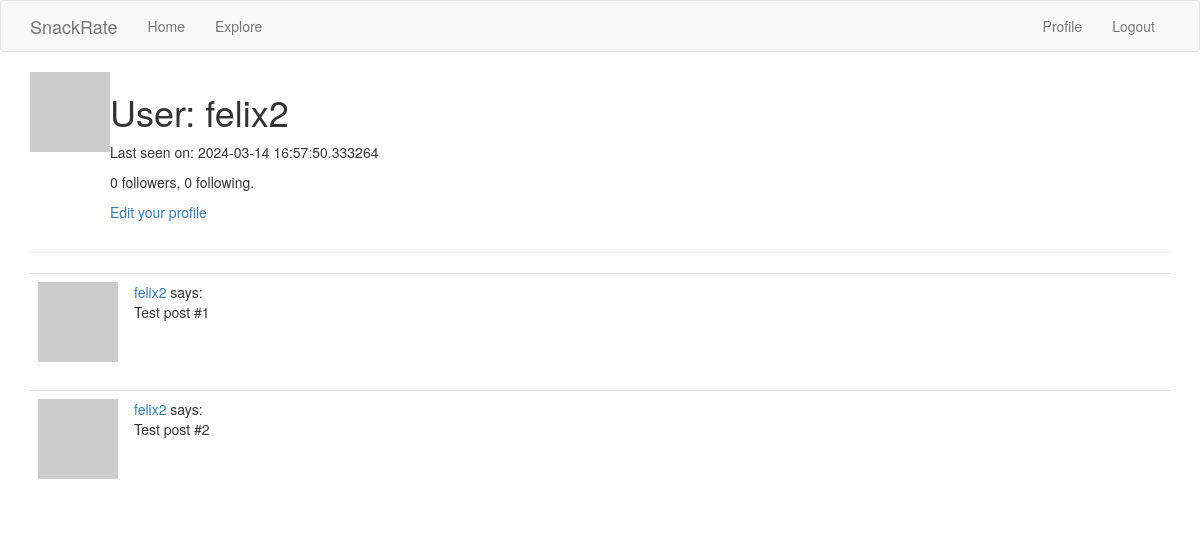
The page /user/felix2 (signed in) on the database as committed earlier.
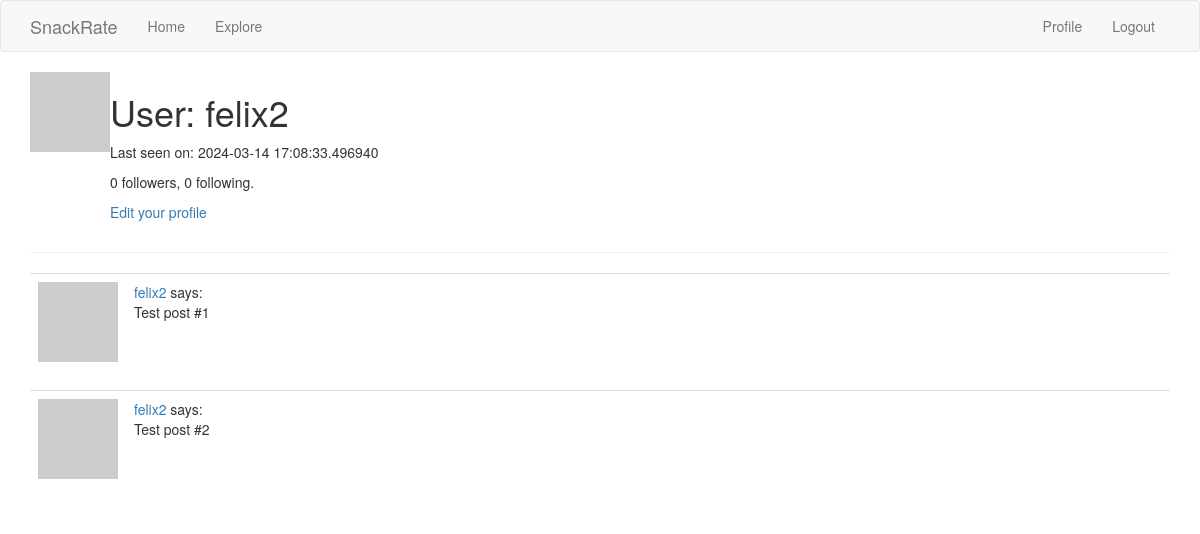
The same page on the database as committed later.
### app/models.py (models this page shows, shortened)
class User(UserMixin, db.Model):
    id = db.Column(db.Integer, primary_key=True)
    username = db.Column(db.String(64), index=True, unique=True)
    email = db.Column(db.String(120), index=True, unique=True)
    password_hash = db.Column(db.String(128))
    posts = db.relationship('Post', backref='author', lazy='dynamic')
    about_me = db.Column(db.String(140))
    last_seen = db.Column(db.DateTime, default=datetime.utcnow)
    followed = db.relationship(
        'User', secondary=followers,
        primaryjoin=(followers.c.follower_id == id),
        secondaryjoin=(followers.c.followed_id == id),
        backref=db.backref('followers', lazy='dynamic'), lazy='dynamic')
    def avatar(self, size):
        digest = md5(self.email.lower().encode('utf-8')).hexdigest()
        return 'https://www.gravatar.com/avatar/{}?d=identicon&s={}'.format(digest,size)

### app/routes.py (the view)
@app.route('/user/<username>')
@login_required
def user(username):
    user = User.query.filter_by(username=username).first_or_404()
    posts = [
        {'author': user, 'body': 'Test post #1'},
        {'author': user, 'body': 'Test post #2'}
    ]
    form = EmptyForm()
    return render_template('user.html', user=user, posts=posts, form=form)

### app/models.py (called while the page is built)
@login.user_loader
def load_user(id):
    return User.query.get(int(id))

### app/routes.py (called while the page is built)
@app.before_request
def before_request():
    if current_user.is_authenticated:
        current_user.last_seen = datetime.utcnow()
        db.session.commit()

### app/templates/user.html (shortened to what this page needs)
{% extends "base.html" %}
{% block app_content %}
    <table>
        <tr valign="top">
            <td><img src="{{ user.avatar(128) }}"></td>
            <td><h1>User: {{ user.username }}</h1>
            {% if user.last_seen %}<p>Last seen on: {{ user.last_seen }}</p>{% endif %}
            <p>{{ user.followers.count() }} followers, {{ user.followed.count() }} following.</p>
            {% if user == current_user %}
            <p><a href="{{ url_for('edit_profile') }}">Edit your profile</a></p>
            {% endif %}
            </td>
        </tr>
    </table>
    <hr>
    {% for post in posts %}
        {% include '_posts.html' %}
    {% endfor %}
{% endblock %}

### app/templates/base.html (shortened to what this page needs)
{% extends 'bootstrap/base.html' %}
{% block navbar %}
    <nav class="navbar navbar-default">
        <div class="container">
            <div class="navbar-header">
            <a class="navbar-brand" href="{{ url_for('index') }}">SnackRate</a>
            </div>
            <div class="collapse navbar-collapse"
            id="bs-example-navbar-collapse-1">
                <ul class="nav navbar-nav">
                    <li><a href="{{ url_for('index') }}">Home</a></li>
                    <li><a href="{{ url_for('explore') }}">Explore</a></li>
                </ul>
                <ul class="nav navbar-nav navbar-right">
                    {% if current_user.is_anonymous %}
                    <li><a href="{{ url_for('login') }}">Login</a></li>
                    <li><a href="{{ url_for('register') }}">Register</a></li>
                    {% else %}
                    <li><a href="{{ url_for('user',
                        username=current_user.username) }}">Profile</a></li>
                    <li><a href="{{ url_for('logout') }}">Logout</a></li>
                    {% endif %}
                </ul>
            </div>
        </div>
    </nav>
{% endblock %}
{% block content %}
    <div class="container">
        {% block app_content %}{% endblock %}
    </div>
{% endblock %}

### app/templates/_posts.html
<table class="table table-hover">
    <tr>
        <td width="70px">
            <a href="{{ url_for('user', username=post.author.username) }}">
                <img src="{{ post.author.avatar(70) }}" />
            </a>
        </td>
        <td>
            <a href="{{ url_for('user', username=post.author.username) }}">
                {{ post.author.username }}
            </a>
            says:
            <br>
            {{ post.body }}
        </td>
    </tr>
</table>

Rows that differ between the two databases and show on the page:
changed User "felix2": last_seen "2024-03-14 16:57:50.333264" → "2024-03-14 17:08:33.496940"
